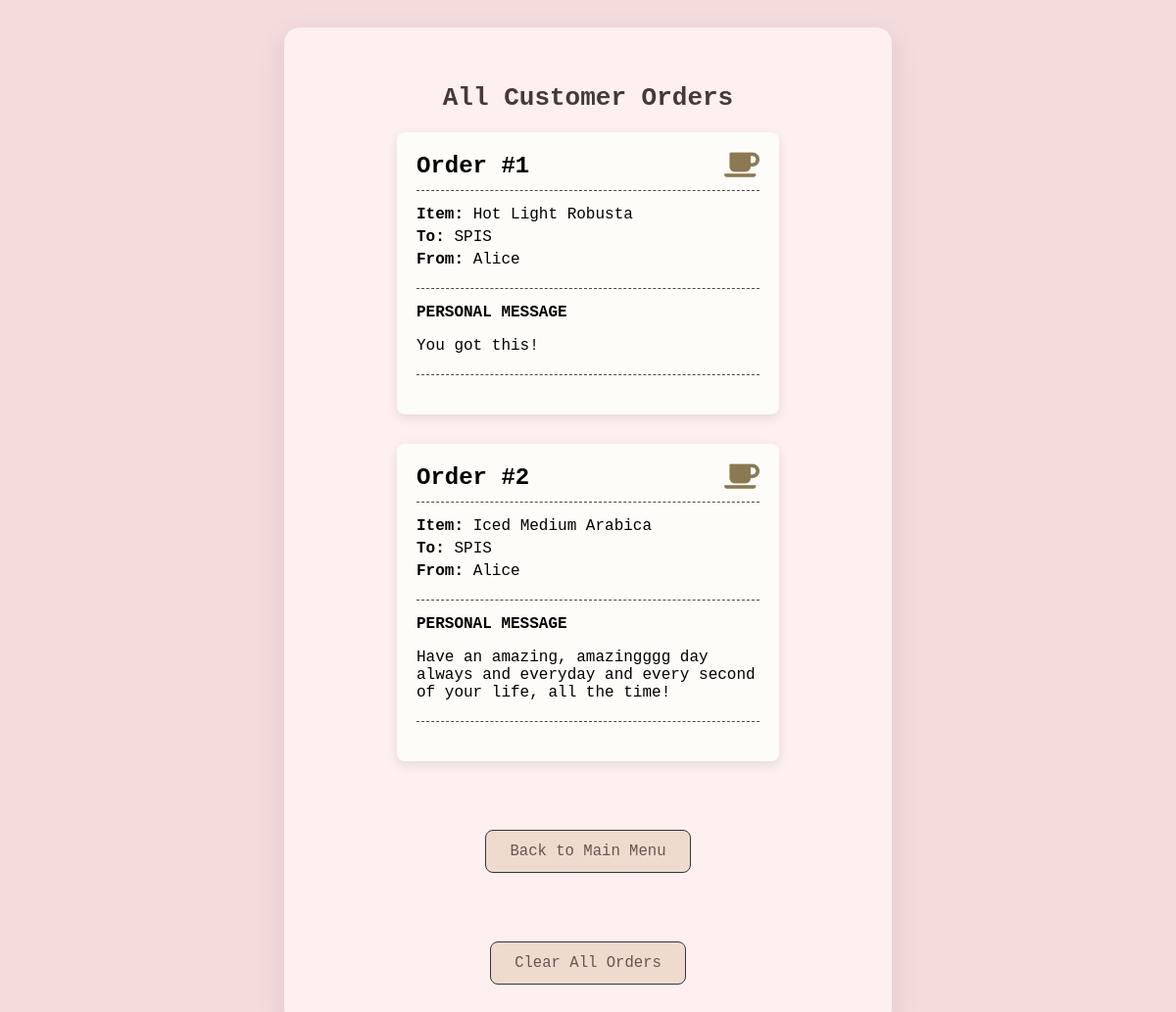
The page /orders on the database as committed earlier.
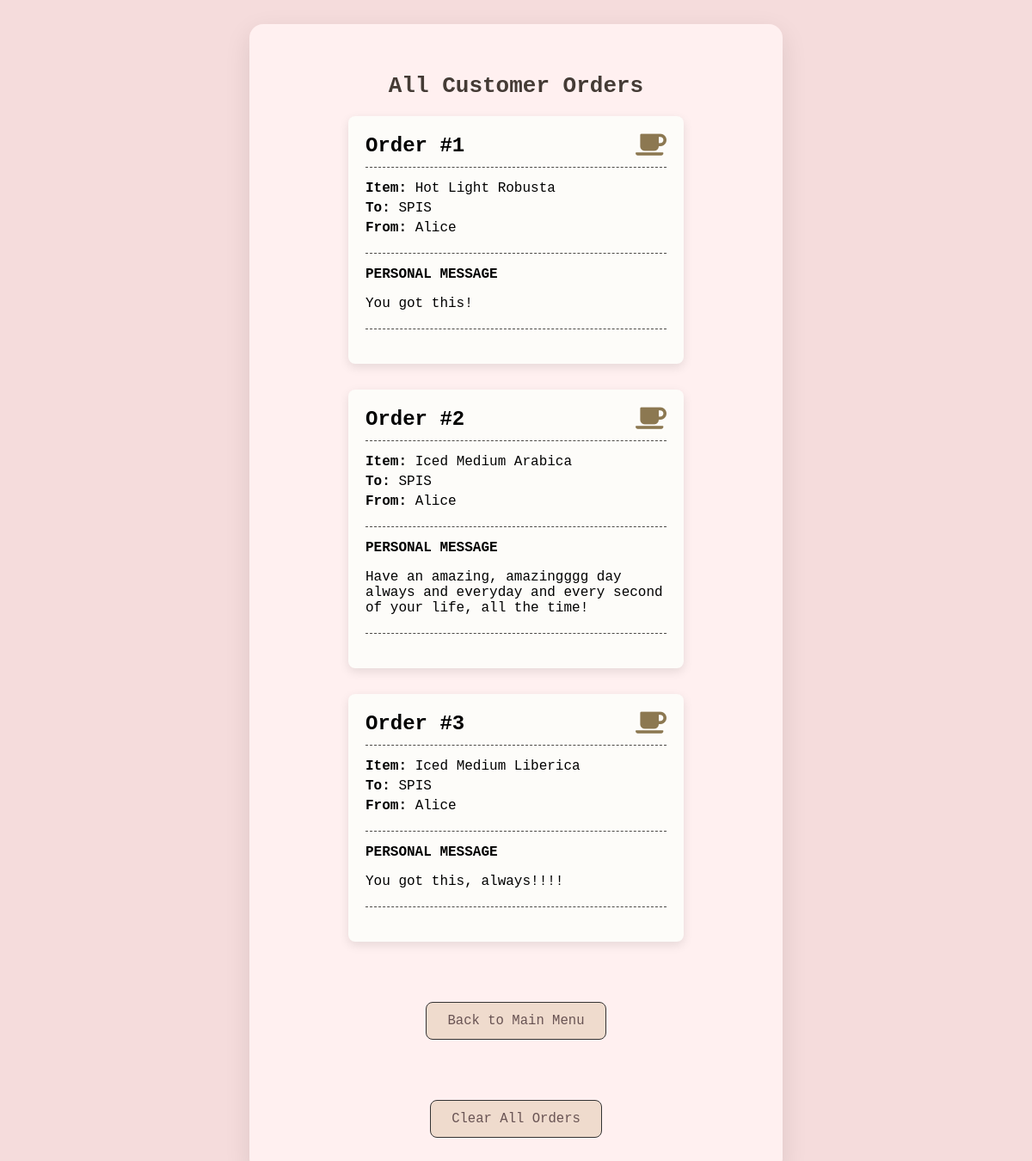
The same page on the database as committed later.
### tables this page shows
CREATE TABLE orders (
            id INTEGER PRIMARY KEY AUTOINCREMENT,
            item_name TEXT NOT NULL,
            sender_name TEXT NOT NULL,
            recipient_name TEXT NOT NULL,
            message TEXT NOT NULL
        );

### cafe-game/app.py (the view)
@app.route('/orders')
def show_orders():
    conn = get_db_connection()
    orders = conn.execute('SELECT * FROM orders').fetchall()
    conn.close()
    return render_template('orders.html', orders=orders)

### cafe-game/app.py (called while the page is built)
def get_db_connection():
    conn = sqlite3.connect('cafe.db')
    conn.row_factory = sqlite3.Row
    return conn

### cafe-game/templates/orders.html (shortened to what this page needs)
<!DOCTYPE html>
<html lang="en">
<head>
    <link rel="stylesheet" href="{{ url_for('static', filename='style.css') }}">
    <link rel="stylesheet" href="https://cdnjs.cloudflare.com/ajax/libs/font-awesome/6.0.0-beta3/css/all.min.css">
</head>
<body>
    <div class="game-container">
        <h1>All Customer Orders</h1>
        <div class="receipt-container">
            {% for order in orders %}
            <div class="order-receipt">
                <div class="receipt-header">
                    <h2>Order #{{ order.id }}</h2>
                    <i class="fas fa-coffee"></i>
                </div>
                <div class="receipt-details">
                    <p><strong>Item:</strong> {{ order.item_name }}</p>
                    <p><strong>To:</strong> {{ order.recipient_name }}</p>
                    <p><strong>From:</strong> {{ order.sender_name }}</p>
                </div>
                <div class="receipt-message">
                    <h3>Personal Message</h3>
                    <p>{{ order.message }}</p>
                </div>
                <div class="dashed-line"></div>
            </div>
            {% else %}
            <p class="no-orders">No orders have been placed yet.</p>
            {% endfor %}
        </div>
        <div class="button-container">
            <a href="{{ url_for('index') }}" class="nav-button">Back to Main Menu</a>
        </div>
        <div class="button-container">
          <a href="{{ url_for('clear_orders') }}" class="nav-button">Clear All Orders</a>
        </div>
    </div>
</body>
</html>

Rows that differ between the two databases and show on the page:
added orders: id "3", item_name "Iced Medium Liberica", recipient_name "SPIS", sender_name "Alice", message "You got this, always!!!!"
